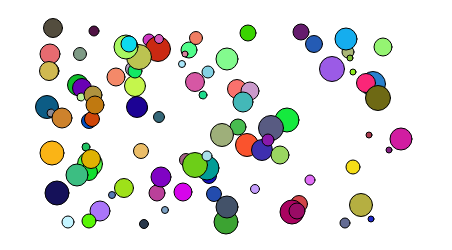
Frame 1 (no input)
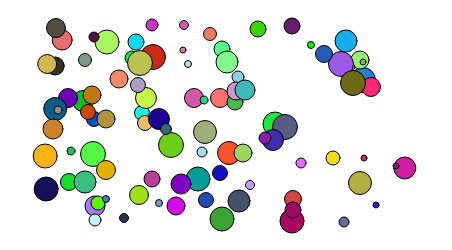
Frame 60 (no input)
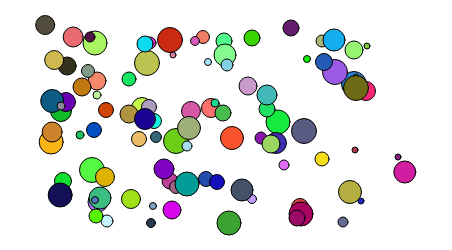
Frame 120 (the mouse pressed at the canvas centre since frame 60)

The p5.js sketch that drew these frames (run headless with seeded random() and noise() and a simulated clock; from frame 60 on, the mouse is pressed at the canvas centre):

// p5.js sketch
// ── sketch.js
let numCircles = 100;
let x = [];
let y = [];
let sizes = [];
let colors = [];

let perlin = false;

let noiseValue = 0;
let noiseDelta = 0.007;

function setup() {
  createCanvas(452, 250);
  
  for(let i = 0; i < numCircles; i++) {
    x.push(Math.floor(Math.random() * .8*width + .1*width));
    y.push(Math.floor(Math.random() * .8*height + .1*height));
    sizes.push(Math.floor(Math.random() * 20 + 6));
    colors.push([Math.floor(Math.random()*256),
                 Math.floor(Math.random()*256),
                 Math.floor(Math.random()*256)]);
  }
}

function draw() {
  background(255);
  
  if(perlin) {
    for(let i = 0; i < numCircles; i++) {
      fill(colors[i]);
      let x = width * noise(noiseValue + i*42.4223);
      let y = height * noise(noiseValue + i*42.4223 + 100);
      circle(x, y, sizes[i]);
    }
    noiseValue += noiseDelta;
  }
  else {
    for(let i = 0; i < x.length; i++) {
      fill(colors[i]);
      circle(x[i], y[i], sizes[i]);
      x[i] += Math.floor(Math.random() * 5 - 2);
      y[i] += Math.floor(Math.random() * 5 - 2);
      if(x[i] < .1*width) x[i] = .1*width;
      if(x[i] > .9*width) x[i] = .9*width;
      if(y[i] < .1*height) y[i] = .1*height;
      if(y[i] > .9*height) y[i] = .9*height;
    }
  }
}

function mouseClicked() {
  perlin = !perlin;
}
